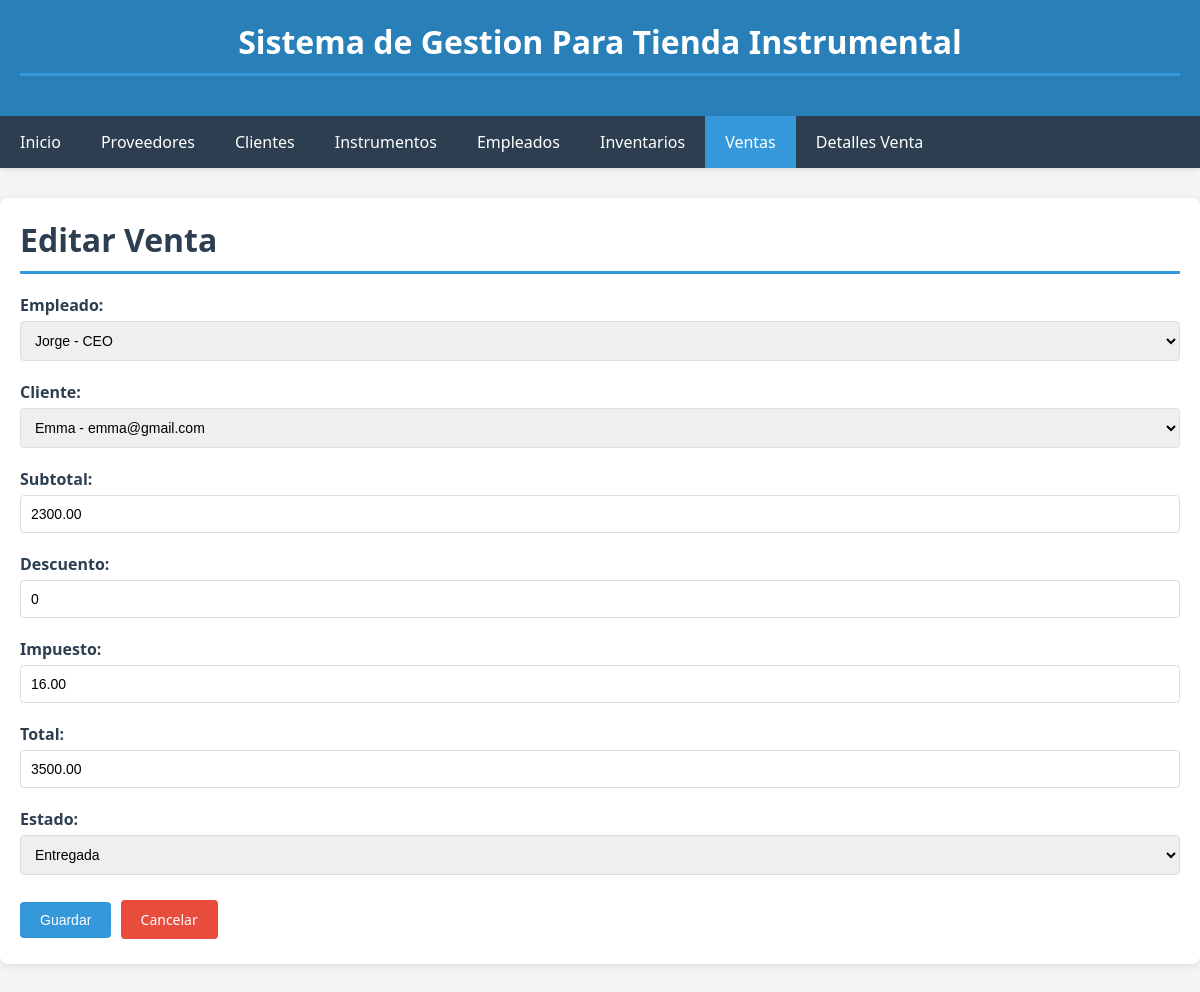
The app's page /ventas/editar/1/ with its own data.
### app_instrumental/models.py (models this page shows, shortened)
class Venta(models.Model):
    ESTADOS = [
        ('PENDIENTE', 'Pendiente'),
        ('PAGADA', 'Pagada'),
        ('CANCELADA', 'Cancelada'),
        ('ENTREGADA', 'Entregada'),
    ]
    id_venta = models.AutoField(primary_key=True)
    id_empleado = models.ForeignKey(Empleado, on_delete=models.SET_NULL, null=True, blank=True, related_name='ventas', verbose_name="Empleado")
    id_cliente = models.ForeignKey(Cliente, on_delete=models.SET_NULL, null=True, blank=True, related_name='ventas', verbose_name="Cliente")
    fecha_venta = models.DateTimeField(auto_now_add=True, verbose_name="Fecha de Venta")
    subtotal = models.DecimalField(max_digits=10, decimal_places=2, verbose_name="Subtotal")
    descuento = models.DecimalField(max_digits=10, decimal_places=2, default=0, verbose_name="Descuento")
    impuesto = models.DecimalField(max_digits=10, decimal_places=2, default=0, verbose_name="Impuesto")
    total = models.DecimalField(max_digits=10, decimal_places=2, verbose_name="Total")
    estado = models.CharField(max_length=20, choices=ESTADOS, default='PENDIENTE', verbose_name="Estado")
    class Meta:
        verbose_name_plural = "Ventas"

class Empleado(models.Model):
    id_empleado = models.AutoField(primary_key=True)
    nombre = models.CharField(max_length=200, verbose_name="Nombre")
    puesto = models.CharField(max_length=100, verbose_name="Puesto")
    salario = models.DecimalField(max_digits=10, decimal_places=2, verbose_name="Salario")
    nss = models.CharField(max_length=50, verbose_name="NSS")
    edad = models.IntegerField(verbose_name="Edad")
    telefono = models.CharField(max_length=20, blank=True, verbose_name="Teléfono")
    activo = models.BooleanField(default=True, verbose_name="Activo")
    class Meta:
        verbose_name_plural = "Empleados"

class Cliente(models.Model):
    nombre = models.CharField(max_length=200, verbose_name="Nombre")
    email = models.EmailField(max_length=100, verbose_name="Email")
    telefono = models.CharField(max_length=20, verbose_name="Teléfono")
    direccion = models.CharField(max_length=300, verbose_name="Dirección")
    ciudad = models.CharField(max_length=100, verbose_name="Ciudad")
    rfc = models.CharField(max_length=100, blank=True, verbose_name="RFC")
    activo = models.BooleanField(default=True, verbose_name="Activo")
    class Meta:
        verbose_name_plural = "Clientes"

### app_instrumental/views.py (the view, shortened to what this page needs)
# urls.py: path('ventas/editar/<int:pk>/', views.venta_edit, name='venta_edit'),
def venta_edit(request, pk):
    venta = get_object_or_404(Venta, pk=pk)
    empleados = Empleado.objects.all()
    clientes = Cliente.objects.all()
    estados = Venta.ESTADOS
    return render(request, 'app_instrumental/venta_form.html', {
        'venta': venta,
        'empleados': empleados,
        'clientes': clientes,
        'estados': estados
    })

### app_instrumental/templates/app_instrumental/venta_form.html (shortened to what this page needs)
{% extends 'app_instrumental/base.html' %}
{% block content %}
<h1>{% if venta %}Editar{% else %}Nueva{% endif %} Venta</h1>
<form method="post">
    <div class="form-group">
        <label for="id_empleado">Empleado:</label>
        <select id="id_empleado" name="id_empleado">
            {% for empleado in empleados %}
            <option value="{{ empleado.id_empleado }}" {% if venta.id_empleado.id_empleado == empleado.id_empleado %}selected{% endif %}>
                {{ empleado.nombre }} - {{ empleado.puesto }}
            </option>
            {% endfor %}
        </select>
    </div>
    <div class="form-group">
        <label for="id_cliente">Cliente:</label>
        <select id="id_cliente" name="id_cliente">
            {% for cliente in clientes %}
            <option value="{{ cliente.id }}" {% if venta.id_cliente.id == cliente.id %}selected{% endif %}>
                {{ cliente.nombre }} - {{ cliente.email }}
            </option>
            {% endfor %}
        </select>
    </div>
    <div class="form-group">
        <label for="subtotal">Subtotal:</label>
        <input type="number" step="0.01" id="subtotal" name="subtotal" value="{{ venta.subtotal|default:'' }}" required>
    </div>
    <div class="form-group">
        <label for="descuento">Descuento:</label>
        <input type="number" step="0.01" id="descuento" name="descuento" value="{{ venta.descuento|default:'0' }}">
    </div>
    <div class="form-group">
        <label for="impuesto">Impuesto:</label>
        <input type="number" step="0.01" id="impuesto" name="impuesto" value="{{ venta.impuesto|default:'0' }}">
    </div>
    <div class="form-group">
        <label for="total">Total:</label>
        <input type="number" step="0.01" id="total" name="total" value="{{ venta.total|default:'' }}" required>
    </div>
    <div class="form-group">
        <label for="estado">Estado:</label>
        <select id="estado" name="estado" required>
            {% for key, value in estados %}
            <option value="{{ key }}" {% if venta.estado == key %}selected{% endif %}>{{ value }}</option>
            {% endfor %}
        </select>
    </div>
    <button type="submit" class="btn btn-primary">Guardar</button>
    <a href="{% url 'ventas_list' %}" class="btn btn-danger">Cancelar</a>
</form>
{% endblock %}

### app_instrumental/templates/app_instrumental/base.html (style rules this page uses)
* { margin: 0; padding: 0; box-sizing: border-box; }
body { font-family: 'Segoe UI', Tahoma, Geneva, Verdana, sans-serif; background-color: #f5f5f5; }
.btn { display: inline-block; padding: 10px 20px; text-decoration: none; border-radius: 4px; cursor: pointer; border: none; font-size: 14px; transition: background-color 0.3s; margin: 5px 5px 5px 0; }
.btn-primary { background-color: #3498db; color: white; }
.btn-danger { background-color: #e74c3c; color: white; }
.form-group { margin-bottom: 20px; }
label { display: block; margin-bottom: 5px; font-weight: 600; color: #2c3e50; }
input[type="text"], input[type="email"], input[type="number"], select, textarea { width: 100%; padding: 10px; border: 1px solid #ddd; border-radius: 4px; font-size: 14px; }
h1 { color: #2c3e50; margin-bottom: 20px; padding-bottom: 10px; border-bottom: 3px solid #3498db; }

### records on screen
Venta: id_empleado "Jorge - CEO", id_cliente "Emma - emma@gmail.com", subtotal "2300.00", descuento "0", impuesto "16.00", total "3500.00", estado "Entregada"
